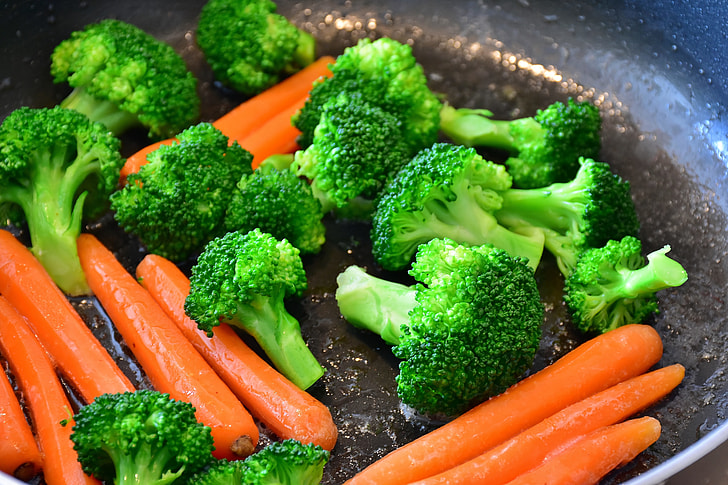
#> input picture cv_and_ml_with_python_and_opencv/img3.jpg, 728 x 485 px
$ jupyter execute cv_ml_2_5.ipynb
#> lines starting #> are read from the running program, lines starting #| are printed output that depends on the picture
[cell 1]
from pathlib import Path
import cv2
import numpy as np

img1 = cv2.imread('./img3.jpg', cv2.IMREAD_GRAYSCALE)
#> img1: shape (485, 728); min 0, max 255, mean 101.4

h, w = img1.shape
#> h = 485; w = 728
tlans_x = 10
tlans_y = 25
point1_src = np.float32([[15, 20], [50, 70], [130, 140]])
point1_dst = np.float32(point1_src + [tlans_x, tlans_y])
affine_mat1 = cv2.getAffineTransform(point1_src, point1_dst)
user_mat1 = np.float32([[1, 0, tlans_x], [0, 1, tlans_y]])
res1 = cv2.warpAffine(img1, affine_mat1, (w, h))
res2 = cv2.warpAffine(img1, user_mat1, (w, h))

scale_x = 0.8
scale_y = 0.6
background = np.full(shape=[h, w], fill_value=0, dtype=np.uint8)
user_mat2 = np.float32([[scale_x, 0, 0], [0, scale_y, 0]])
res3 = cv2.warpAffine(img1, user_mat2, (w, h))
res4 = cv2.resize(img1, (0, 0), None, scale_x, scale_y)
background[:(int)(h*scale_y), :(int)(w*scale_x)] = res4
res4 = background
user_mat3 = np.float32([[0.4, 0, 100], [0, 0.6, 50]])
res5 = cv2.warpAffine(img1, user_mat3, (w,h))
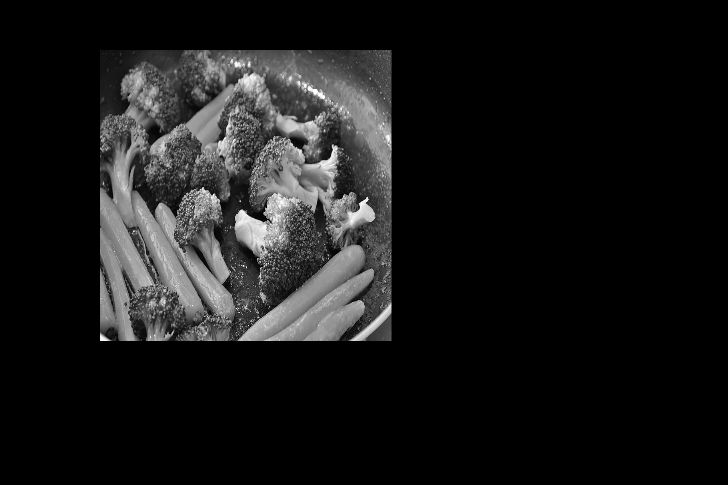
#> res5: shape (485, 728); min 0, max 255, mean 24.4

displays = [
    ('1', img1),
    ('2', res1),
    ('3', res2),
    ('4', res3),
    ('5', res4),
    ('6', res5),
]

for (name, out) in displays:
    cv2.imshow(name, out)
#> this loop made 6 passes
#> name on passes 1 to 6: '1', '2', '3', '4', '5', '6'

cv2.waitKey(0)
cv2.destroyAllWindows()

save_dir = Path('./code_res_imgs/c2_geometric')
save_dir.mkdir(parents=True, exist_ok=True)

for (name, out) in displays:
    output_path = save_dir / f'{name}.jpg'
    cv2.imwrite(str(output_path), out)

[cell 2]
from pathlib import Path
import cv2
import numpy as np

img1 = cv2.imread('./img3.jpg', cv2.IMREAD_GRAYSCALE)

h, w = img1.shape
c_h = h // 2
#> c_h = 242
c_w = w // 2
#> c_w = 364
rot_mat1 = cv2.getRotationMatrix2D((c_w, c_h), 45, 1)
#> rot_mat1 = [[0.707, 0.707, -64.51], [-0.707, 0.707, 328.3]]
rot_mat2 = cv2.getRotationMatrix2D((c_w, c_h), -45, 1)
#> rot_mat2 = [[0.707, -0.707, 277.7], [0.707, 0.707, -186.5]]
res1 = cv2.warpAffine(img1, rot_mat1, (w, h))
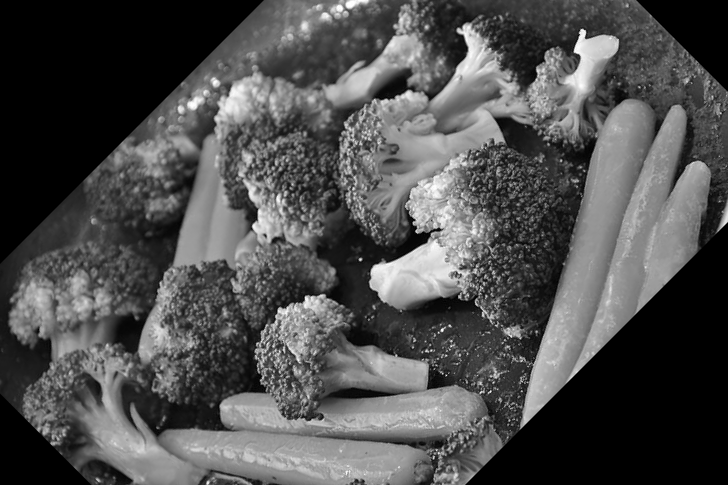
#> res1: shape (485, 728); min 0, max 255, mean 78.8
res2 = cv2.warpAffine(img1, rot_mat2, (w, h))
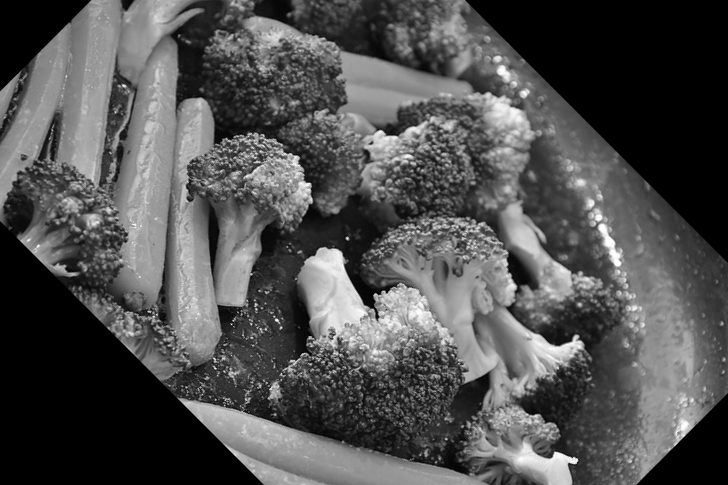
#> res2: shape (485, 728); min 0, max 255, mean 80.7
res3 = cv2.rotate(img1, cv2.ROTATE_90_CLOCKWISE)
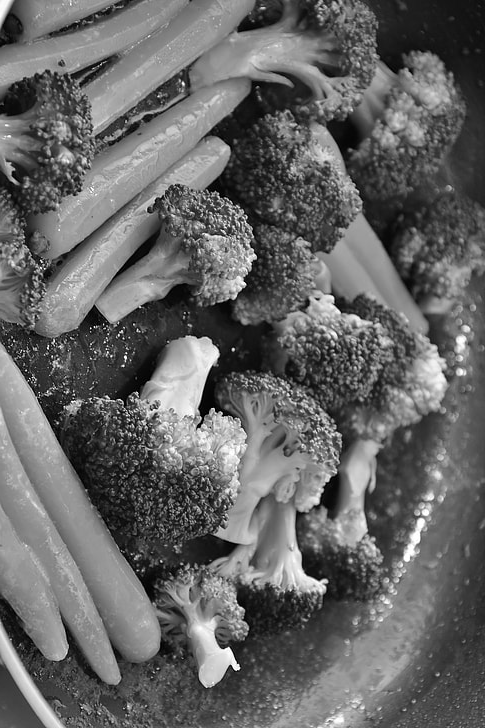
#> res3: shape (728, 485); min 0, max 255, mean 101.4
res4 = cv2.flip(img1, 1)
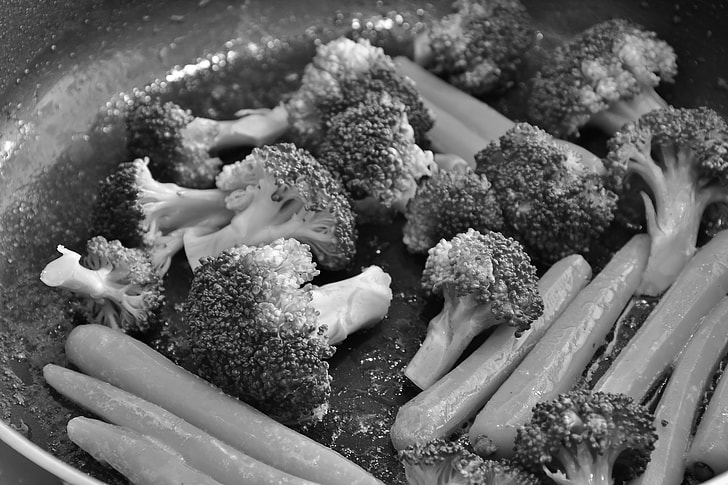
#> res4: shape (485, 728); min 0, max 255, mean 101.4
res5 = cv2.flip(img1, -1)
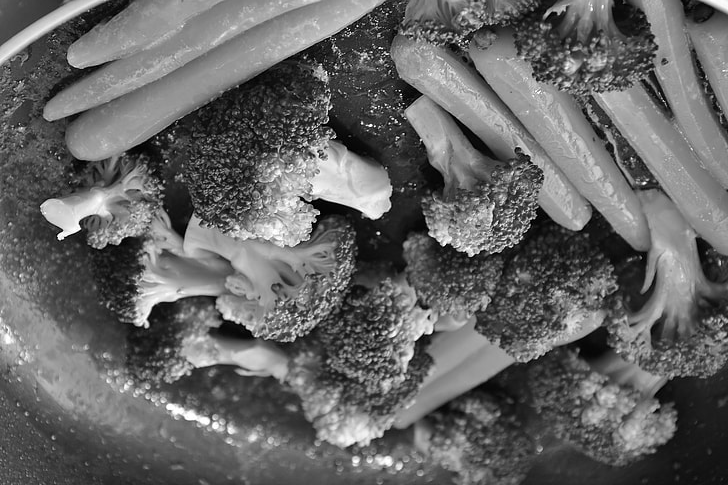
#> res5: shape (485, 728); min 0, max 255, mean 101.4

displays = [
    ('1', img1),
    ('2', res1),
    ('3', res2),
    ('4', res3),
    ('5', res4),
    ('6', res5),
]

for (name, out) in displays:
    cv2.imshow(name, out)

cv2.waitKey(0)
cv2.destroyAllWindows()

save_dir = Path('./code_res_imgs/c2_rotate')
save_dir.mkdir(parents=True, exist_ok=True)

for (name, out) in displays:
    output_path = save_dir / f'{name}.jpg'
    cv2.imwrite(str(output_path), out)

[cell 3]
import numpy as np
from pathlib import Path
import cv2

img1 = cv2.imread('./img3.jpg', cv2.IMREAD_GRAYSCALE)

h, w = img1.shape
point1_src = np.float32([[1, 1], [w-10, 10], [5, h-5], [w-4, h-4]])
point1_dst = np.float32([[15, 15], [w-60, 15], [10, h-25], [w-100, h-50]])
point2_src = np.float32([[148, 145], [168, 144], [136, 223], [188, 222]])
point2_dst = np.float32([[136, 145], [188, 144], [136, 223], [188, 222]])
per_mat1 = cv2.getPerspectiveTransform(point1_src, point1_dst)
#> per_mat1 = [[0.953, -0.0171, 14.07], [-0.0115, 0.991, 14.02], [6.16e-05, 0.000133, 1]]
per_mat2 = cv2.getPerspectiveTransform(point2_src, point2_dst)
#> per_mat2 = [[-1.3, -1.46, 342.5], [-0.131, -2.55, 322.9], [-0.000651, -0.0094, 1]]
res1 = cv2.warpPerspective(img1, per_mat1, (w, h))
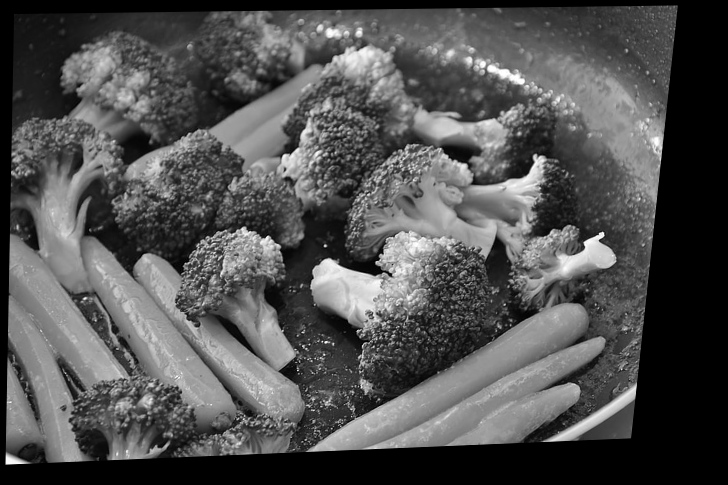
#> res1: shape (485, 728); min 0, max 255, mean 81.3
res2 = cv2.warpPerspective(img1, per_mat2, (w, h))
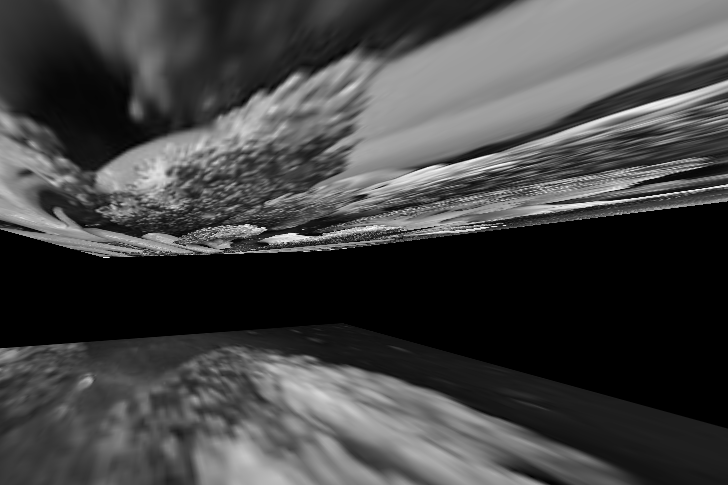
#> res2: shape (485, 728); min 0, max 254, mean 68.4

displays = [
    ('1', img1),
    ('2', res1),
    ('3', res2),
]

for (name, out) in displays:
    cv2.imshow(name, out)
#> this loop made 3 passes

cv2.waitKey(0)
cv2.destroyAllWindows()

save_dir = Path('./code_res_imgs/c2_perspective')
save_dir.mkdir(parents=True, exist_ok=True)

for (name, out) in displays:
    output_path = save_dir / f'{name}.jpg'
    cv2.imwrite(str(output_path), out)

[cell 4]
from pathlib import Path
import cv2
import numpy as np

def nothing(x):
    pass
def check_odd(num):
    if num % 2 == 0:
        num += 1
    return num
def set_run(pos):
    global img1
    global img_index
    method = cv2.getTrackbarPos('method', 'morphology')
    itr = cv2.getTrackbarPos('iter', 'morphology')
    ksize = cv2.getTrackbarPos('ksize', 'morphology')
    run = cv2.getTrackbarPos('run', 'morphology')

    if run == 1:
        ksize = check_odd(ksize)
        kernel = cv2.getStructuringElement(cv2.MORPH_RECT, (ksize, ksize))
        if method == 0:
            res = cv2.erode(img1, kernel, iterations=itr)
        else:
            res = cv2.dilate(img1, kernel, iterations=itr)
        cv2.imshow('morphology', res)
        cv2.imwrite(save_dir + '/res' + str(img_index) + '.jpg', res)
        img_index += 1

img1 = cv2.imread('./image1.jpg', cv2.IMREAD_GRAYSCALE)
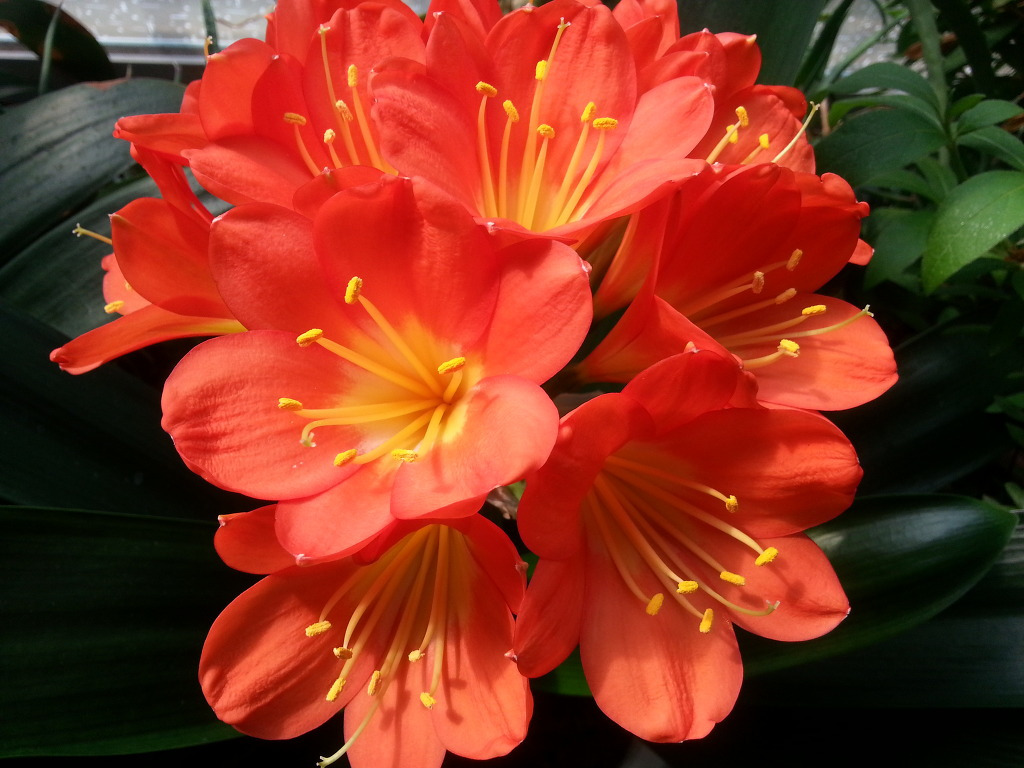
#> input picture cv_and_ml_with_python_and_opencv/image1.jpg, 1024 x 768 px
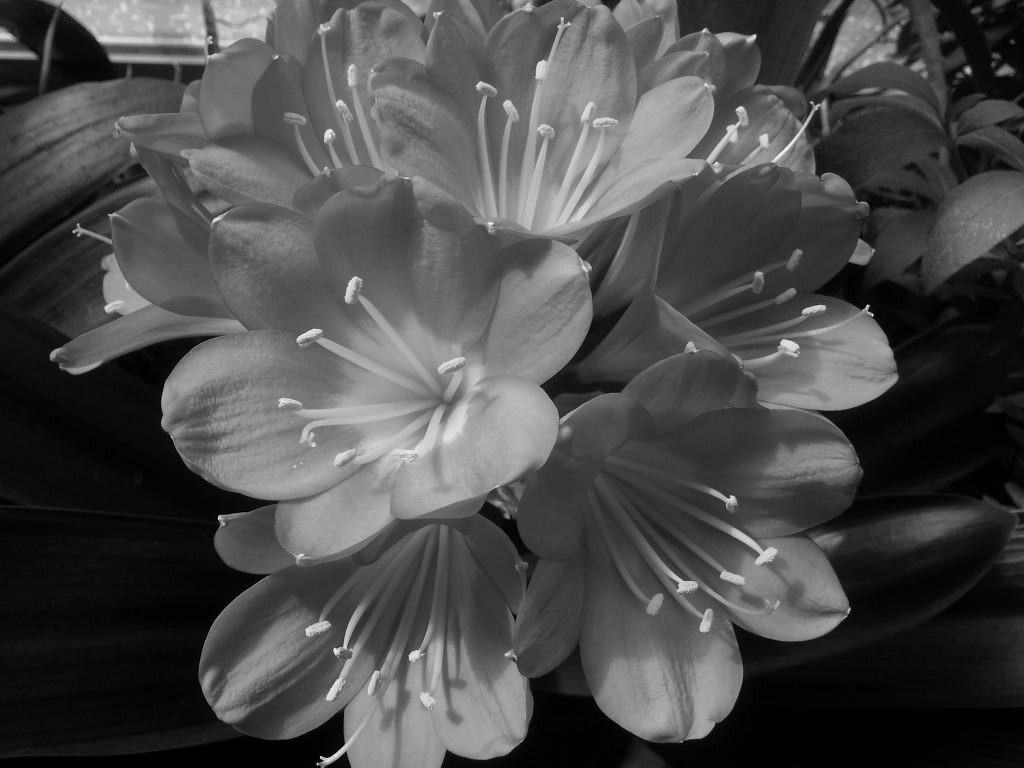
#> img1: shape (768, 1024); min 0, max 245, mean 74.8

img_index = 1
save_dir = Path('./code_res_imgs/c2_erodeDilate')
save_dir.mkdir(parents=True, exist_ok=True)
save_dir = './code_res_imgs/c2_erodeDilate'

cv2.namedWindow('morphology')
cv2.createTrackbar('method', 'morphology', 0, 1, nothing)
cv2.createTrackbar('ksize', 'morphology', 3, 10, nothing)
cv2.createTrackbar('iter', 'morphology', 1, 10, nothing)
cv2.createTrackbar('run', 'morphology', 0, 1, set_run)
cv2.setTrackbarPos('method', 'morphology', 0)
cv2.setTrackbarPos('ksize', 'morphology', 3)
cv2.setTrackbarPos('iter', 'morphology', 1)
cv2.setTrackbarPos('run', 'morphology', 0)
cv2.imshow('morphology', img1)
cv2.waitKey(0)
cv2.destroyAllWindows()

[cell 5]
img1 = cv2.imread('./image1.jpg', cv2.IMREAD_GRAYSCALE)

methods = [cv2.MORPH_OPEN,
           cv2.MORPH_CLOSE,
           cv2.MORPH_GRADIENT,
           cv2.MORPH_TOPHAT,
           cv2.MORPH_BLACKHAT,
           cv2.MORPH_HITMISS]
#> methods = [2, 3, 4, 5, 6, 7]
ress = []
for method in methods:
    res = cv2.morphologyEx(img1, method, cv2.UMat(), iterations=1)
    ress.append(res)
#> this loop made 6 passes
#> after the loop, ress = 6 items

for (name, out) in enumerate(ress):
    cv2.imshow(str(name), out)

cv2.waitKey(0)
cv2.destroyAllWindows()

save_dir = Path('./code_res_imgs/c2_morphology')
save_dir.mkdir(parents=True, exist_ok=True)

for (name, out) in enumerate(ress):
    output_path = save_dir / f'{name}.jpg'
    cv2.imwrite(str(output_path), out)
